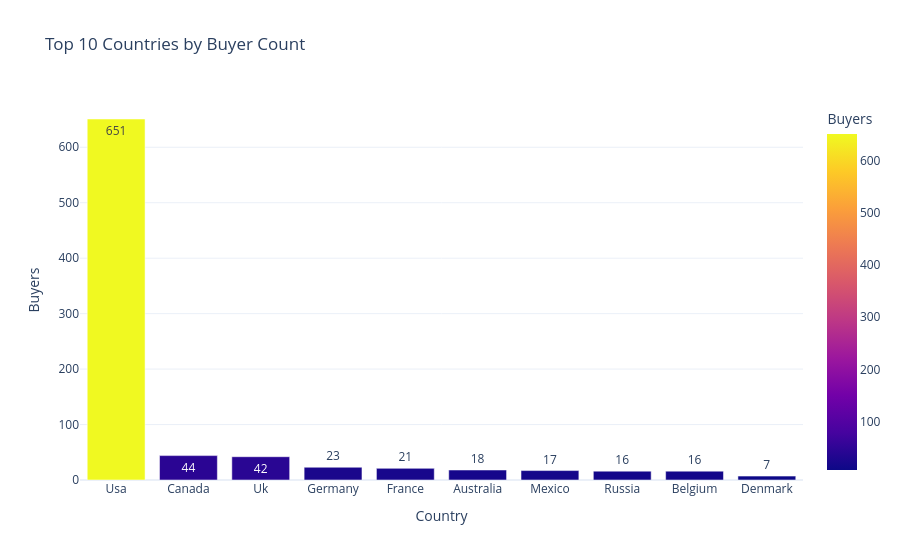

The code cell stored with this chart in its notebook:
### Code cell
top_countries = buyer_profile['country'].value_counts().head(10).reset_index()
top_countries.columns = ['Country', 'Buyers']

fig = px.bar(
    top_countries,
    x='Country',
    y='Buyers',
    color='Buyers',
    text='Buyers',
    title='Top 10 Countries by Buyer Count'
)

fig.update_layout(template='plotly_white')
fig.show()

### Figure 1 — Plotly figure (JSON) as saved in the notebook; plotly's stock layout.template omitted (floating-point values rounded to 4 significant figures)
{"data": [{"hovertemplate": "Country=%{x}<br>Buyers=%{marker.color}<extra></extra>", "legendgroup": "", "marker": {"color": [651, 44, 42, 23, 21, 18, 17, 16, 16, 7], "coloraxis": "coloraxis", "pattern": {"shape": ""}}, "name": "", "orientation": "v", "showlegend": false, "text": [651.0, 44.0, 42.0, 23.0, 21.0, 18.0, 17.0, 16.0, 16.0, 7.0], "textposition": "auto", "type": "bar", "x": ["Usa", "Canada", "Uk", "Germany", "France", "Australia", "Mexico", "Russia", "Belgium", "Denmark"], "xaxis": "x", "y": [651, 44, 42, 23, 21, 18, 17, 16, 16, 7], "yaxis": "y"}], "layout": {"barmode": "relative", "coloraxis": {"colorbar": {"title": {"text": "Buyers"}}, "colorscale": [[0, "#0d0887"], [0.1111, "#46039f"], [0.2222, "#7201a8"], [0.3333, "#9c179e"], [0.4444, "#bd3786"], [0.5556, "#d8576b"], [0.6667, "#ed7953"], [0.7778, "#fb9f3a"], [0.8889, "#fdca26"], [1, "#f0f921"]]}, "legend": {"tracegroupgap": 0}, "title": {"text": "Top 10 Countries by Buyer Count"}, "xaxis": {"anchor": "y", "domain": [0, 1], "title": {"text": "Country"}}, "yaxis": {"anchor": "x", "domain": [0, 1], "title": {"text": "Buyers"}}}}
